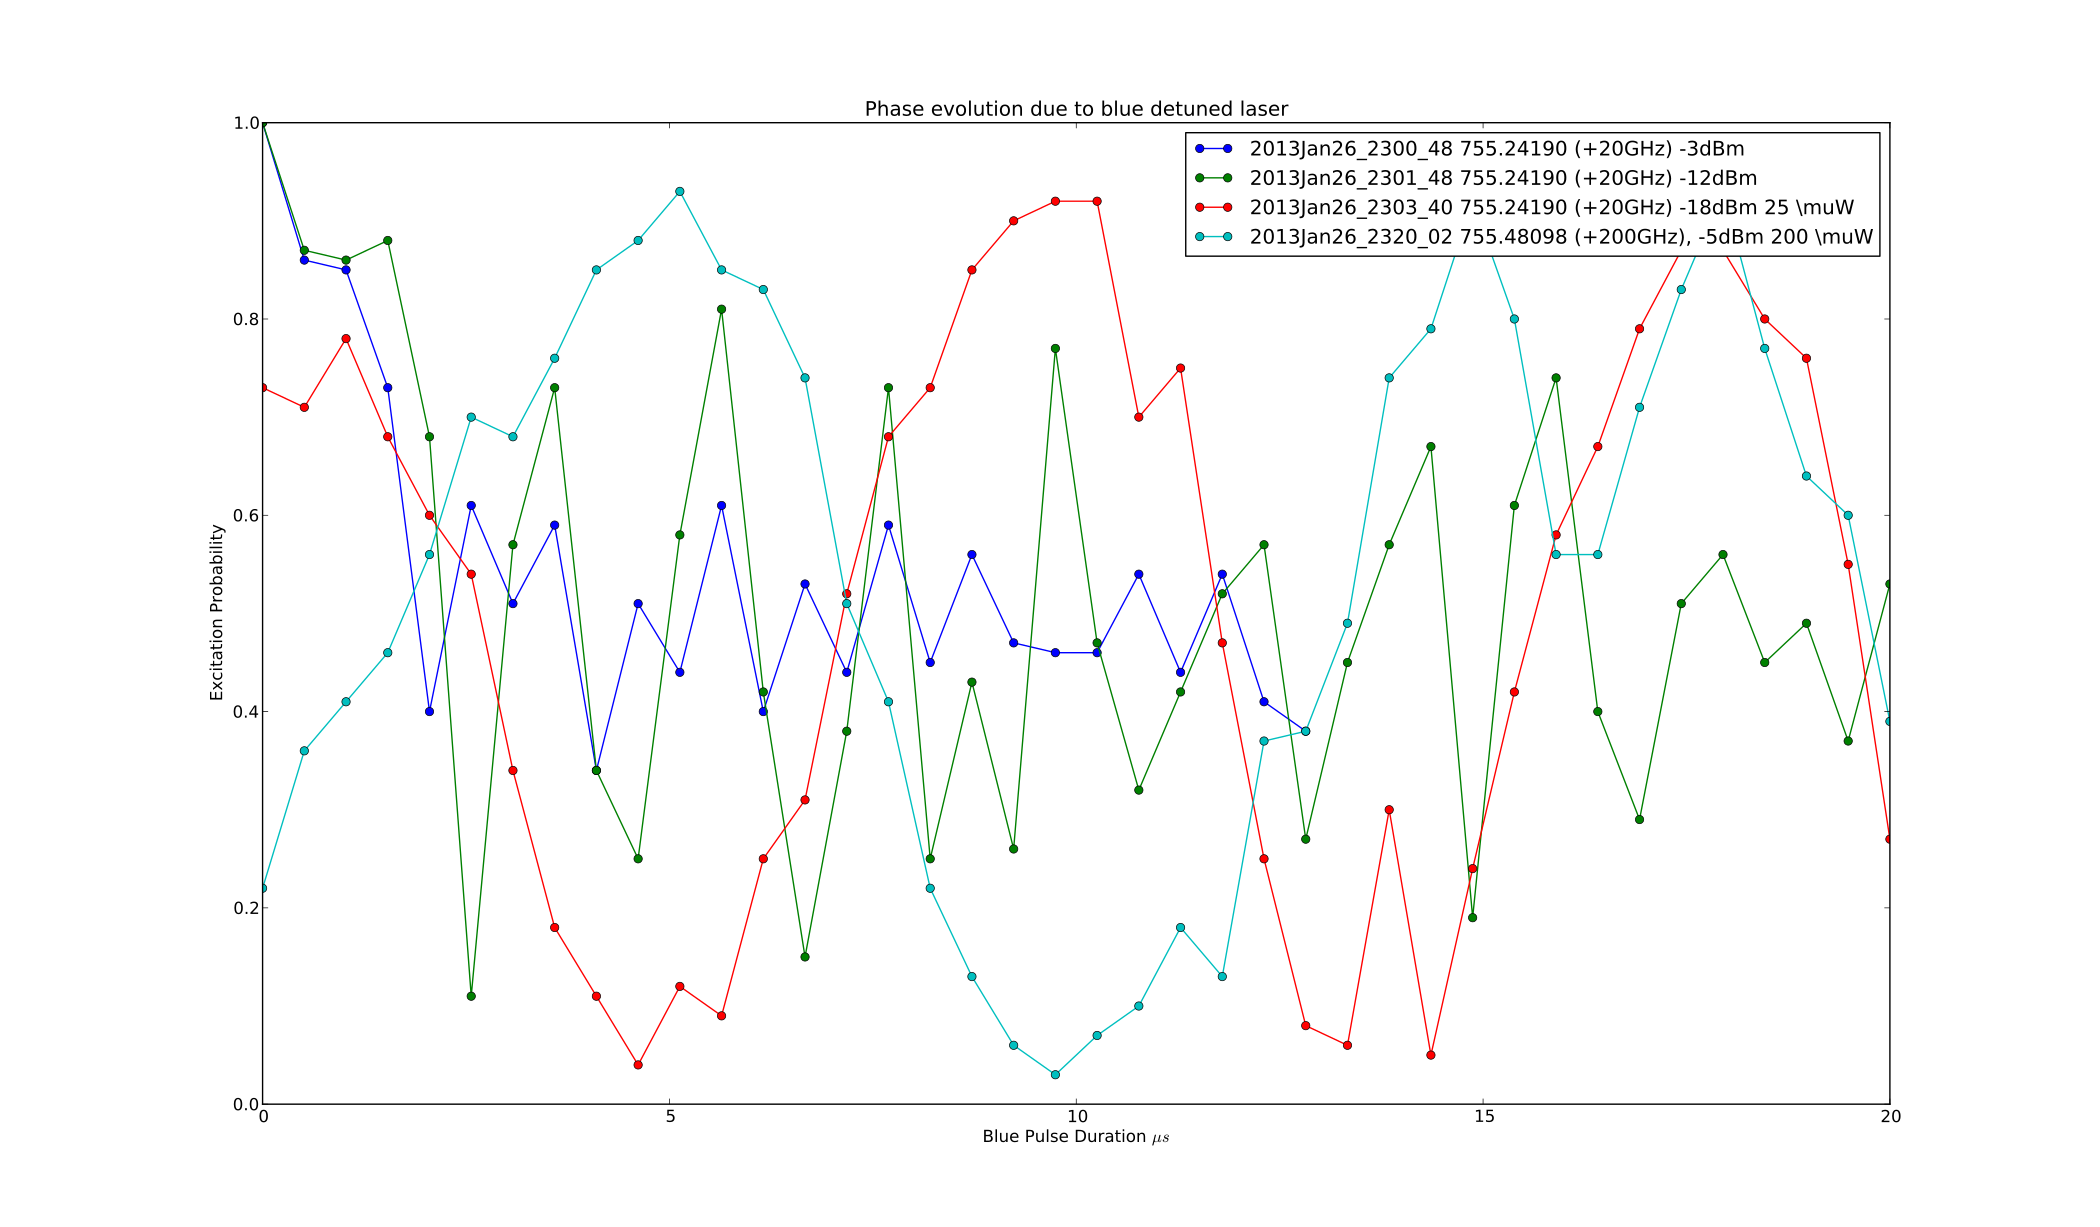

Write the Python code that produced this figure.
import labrad
import numpy
import matplotlib
matplotlib.use('Qt4Agg')
from matplotlib import pyplot
#get access to servers
cxn = labrad.connect()
dv = cxn.data_vault
figure = pyplot.figure()
pyplot.title("Phase evolution due to blue detuned laser")

for dataset,comment in [('2300_48', '755.24190 (+20GHz) -3dBm'), ('2301_48', '755.24190 (+20GHz) -12dBm'), ('2303_40', '755.24190 (+20GHz) -18dBm 25 \muW'), ('2320_02', '755.48098 (+200GHz), -5dBm 200 \muW')]:
    dv.cd(['', 'Experiments', '729Experiments', 'RamseyDephase', '2013Jan25', dataset])
    dv.open(1)
    data = dv.get().asarray
    x = data[:,0] * 10**6
    pyplot.plot(x, data[:,1],'o-', label = '2013Jan26_{0} {1}'.format(dataset, comment))

pyplot.ylabel('Excitation Probability')
pyplot.xlabel(r'Blue Pulse Duration $\mu s$')
pyplot.ylim([0,1])
pyplot.legend()
pyplot.show()
